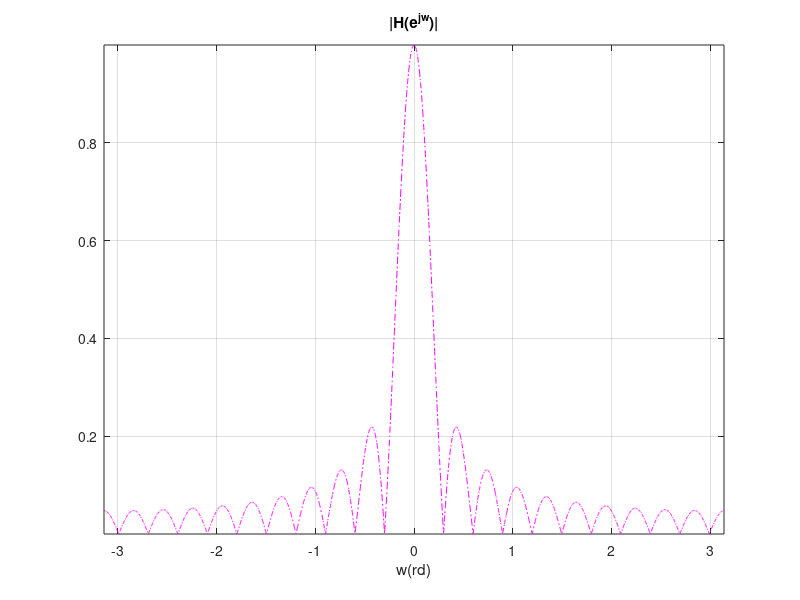
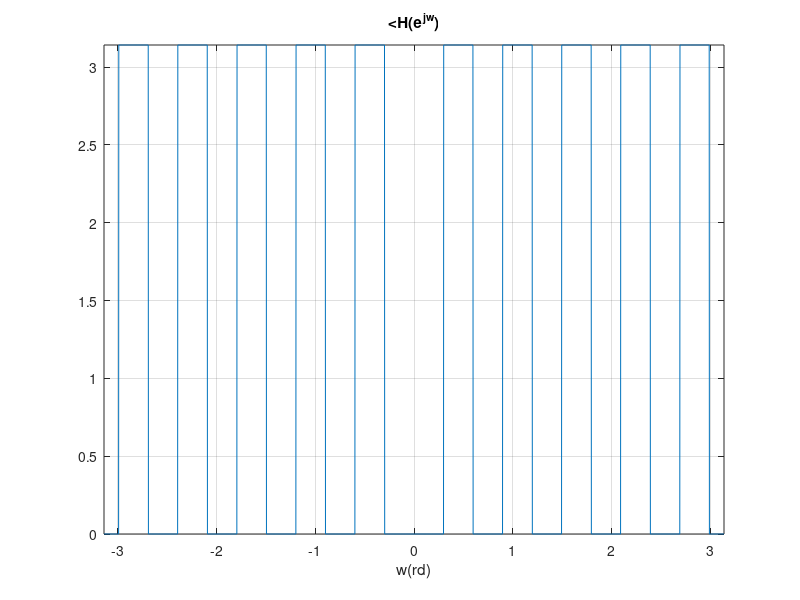

MATLAB code to generate these figures, in order: (Note: this script raises an error after producing the figures.)
%% Q1-A
x = -pi:0.002:pi;
figure();
plot(x,abs(sin(21*x/2)./(21.*sin(x/2))),'m-.');
xlabel('w(rd)');
title('|H(e^j^w)|');
grid on
axis tight

figure();
plot(x,angle(sin(21*x/2)./(21.*sin(x/2))));
xlabel('w(rd)');
title('<H(e^j^w)');
axis tight
grid on
%% Q1-C
n = 0:255;
x1_out = x1(n);
figure();
stem(n,x1_out,'*','LineStyle',':');
hold on
stem(n,y1(@x1,n),'LineStyle',':');
xlabel('n');
legend('x[n]','y[n]');
title('Graph of x1[n] and y1[n]');
axis tight
grid on
hold off

x2_out = x2(n);
figure();
stem(n,x2_out,'*','LineStyle',':');
hold on
stem(n,y1(@x2,n),'LineStyle',':');
xlabel('n');
legend('x2[n]','y2[n]');
title('Graph of x2[n] and y2[n]')
axis tight
grid on
hold off

x3_out = x3(n);
figure();
stem(n,x3_out,'*','LineStyle',':');
hold on
stem(n,y1(@x3,n),'LineStyle',':');
xlabel('n');
legend('x3[n]','y3[n]');
title('Graph of x3[n] and y3[n]')
axis tight
grid on
hold off

x4_out = x4(n);
figure();
stem(n,x4_out,'*','LineStyle',':');
hold on
stem(n,y1(@x4,n),'LineStyle',':');
xlabel('n');
legend('x4[n]','y4[n]');
title('Graph of x4[n] and y4[n]')
axis tight
grid on

%% Q1-D
xtot_out = xtot(n);
figure();
stem(n,xtot_out,'*','LineStyle',':');
hold on
stem(n,y1(@xtot,n),'LineStyle',':');
xlabel('n');
legend('x[n]','y[n]');
title('Graph of x[n] and y[n]')
axis tight
grid on

%% Q2-A
x = -pi:0.002:pi;
figure();
plot(x,abs(4.*sin(x./2)),'b:');
xlabel('w(rd)');
title('H(e^j^w)');
grid on

axis tight
figure();
plot(x,angle(4.*sin(x./2).*(sin(x./2)+j.*cos(x./2))));
xlabel('w(rd)');
title('<H(e^j^w)');
axis tight
grid on

%% Q2-C
n = 0:255;
x1_out = x1(n);
figure();
stem(n,x1_out,'*','LineStyle',':');
hold on
stem(n,y2(@x1,n),'LineStyle',':');
xlabel('n');
legend('x[n]','y[n]');
title('Graph of x1[n] and y1[n]');
axis tight
grid on
hold off

x2_out = x2(n);
figure();
stem(n,x2_out,'*','LineStyle',':');
hold on
stem(n,y2(@x2,n),'LineStyle',':');
xlabel('n');
legend('x2[n]','y2[n]');
title('Graph of x2[n] and y2[n]')
axis tight
grid on
hold off

x3_out = x3(n);
figure();
stem(n,x3_out,'*','LineStyle',':');
hold on
stem(n,y2(@x3,n),'LineStyle',':');
xlabel('n');
legend('x3[n]','y3[n]');
title('Graph of x3[n] and y3[n]')
axis tight
grid on
hold off

x4_out = x4(n);
figure();
stem(n,x4_out,'*','LineStyle',':');
hold on
stem(n,y2(@x4,n),'LineStyle',':');
xlabel('n');
legend('x4[n]','y4[n]');
title('Graph of x4[n] and y4[n]')
axis tight
grid on

%% Q2-D
xtot_out = xtot(n);
figure();
stem(n,xtot_out,'*','LineStyle',':');
hold on
stem(n,y2(@xtot,n),'LineStyle',':');
xlabel('n');
legend('x[n]','y[n]');
title('Graph of x[n] and y[n]')
axis tight
grid on

%% Q3-A
x = -pi:0.002:pi;
figure();
plot(x,(cos(x) + (3/2)),'b:');
xlabel('w(rd)');
title('H(e^j^w)');
grid on

axis tight
figure();
plot(x,angle(cos(x) + (3/2)));
xlabel('w(rd)');
title('<H(e^j^w)');
axis tight
grid on

%% Q3-C
n = 0:255;
x1_out = x1(n);
figure();
stem(n,x1_out,'*','LineStyle',':');
hold on
stem(n,y3(@x1,n),'LineStyle',':');
xlabel('n');
legend('x[n]','y[n]');
title('Graph of x1[n] and y1[n]');
axis tight
grid on
hold off

x2_out = x2(n);
figure();
stem(n,x2_out,'*','LineStyle',':');
hold on
stem(n,y3(@x2,n),'LineStyle',':');
xlabel('n');
legend('x2[n]','y2[n]');
title('Graph of x2[n] and y2[n]')
axis tight
grid on
hold off

x3_out = x3(n);
figure();
stem(n,x3_out,'*','LineStyle',':');
hold on
stem(n,y3(@x3,n),'LineStyle',':');
xlabel('n');
legend('x3[n]','y3[n]');
title('Graph of x3[n] and y3[n]')
axis tight
grid on
hold off

x4_out = x4(n);
figure();
stem(n,x4_out,'*','LineStyle',':');
hold on
stem(n,y3(@x4,n),'LineStyle',':');
xlabel('n');
legend('x4[n]','y4[n]');
title('Graph of x4[n] and y4[n]')
axis tight
grid on

%% Q3-D
xtot_out = xtot(n);
figure();
stem(n,xtot_out,'*','LineStyle',':');
hold on
stem(n,y3(@xtot,n),'LineStyle',':');
xlabel('n');
legend('x[n]','y[n]');
title('Graph of x[n] and y[n]')
axis tight
grid on

%% Q4-A
x = -pi:0.002:pi;
figure();
plot(x,((3/2) - cos(x)),'b:');
xlabel('w(rd)');
title('H(e^j^w)');
grid on

axis tight
figure();
plot(x,angle((3/2) - cos(x)));
xlabel('w(rd)');
title('<H(e^j^w)');
axis tight
grid on

%% Q4-C
n = 0:255;
x1_out = x1(n);
figure();
stem(n,x1_out,'*','LineStyle',':');
hold on
stem(n,y4(@x1,n),'LineStyle',':');
xlabel('n');
legend('x[n]','y[n]');
title('Graph of x1[n] and y1[n]');
axis tight
grid on
hold off

x2_out = x2(n);
figure();
stem(n,x2_out,'*','LineStyle',':');
hold on
stem(n,y4(@x2,n),'LineStyle',':');
xlabel('n');
legend('x2[n]','y2[n]');
title('Graph of x2[n] and y2[n]')
axis tight
grid on
hold off

x3_out = x3(n);
figure();
stem(n,x3_out,'*','LineStyle',':');
hold on
stem(n,y4(@x3,n),'LineStyle',':');
xlabel('n');
legend('x3[n]','y3[n]');
title('Graph of x3[n] and y3[n]')
axis tight
grid on
hold off

x4_out = x4(n);
figure();
stem(n,x4_out,'*','LineStyle',':');
hold on
stem(n,y4(@x4,n),'LineStyle',':');
xlabel('n');
legend('x4[n]','y4[n]');
title('Graph of x4[n] and y4[n]')
axis tight
grid on

%% Q4-D
xtot_out = xtot(n);
figure();
stem(n,xtot_out,'*','LineStyle',':');
hold on
stem(n,y4(@xtot,n),'LineStyle',':');
xlabel('n');
legend('x[n]','y[n]');
title('Graph of x[n] and y[n]')
axis tight
grid on

%% Functions
function out = y1(x_i,n)
    x_i_fcn = @(u) x_i(u);
    out = 0;
    for k = -10:10
        out = out + (1/21).* x_i_fcn(n-k);
    end
end
function out = y2(x_i,n)
    x_i_fcn = @(u) x_i(u);
    out = 2*x_i_fcn(n) - 2*x_i_fcn(n-1);
end
function out = y3(x_i,n)
    x_i_fcn = @(u) x_i(u);
    out = 0.5*x_i_fcn(n+1) + 1.5*x_i_fcn(n) + 0.5*x_i_fcn(n-1);
end
function out = y4(x_i,n)
    x_i_fcn = @(u) x_i(u);
    out = -0.5*x_i_fcn(n+1) + 1.5*x_i_fcn(n) - 0.5*x_i_fcn(n-1);
end


function out = x1(n)
    out = 1 + 0.*n;
end
function out = x2(n)
    out = cos(pi*n./14 + (pi/4));
end
function out = x3(n)
    out = 3*cos(2*pi*n./11);
end
function out = x4(n)
    out = 10*cos(pi*n);
end
function out = xtot(n)
    out = 1 + cos(pi*n./14 + (pi/4)) + 3*cos(2*pi*n./11) + 10*cos(pi*n);
end